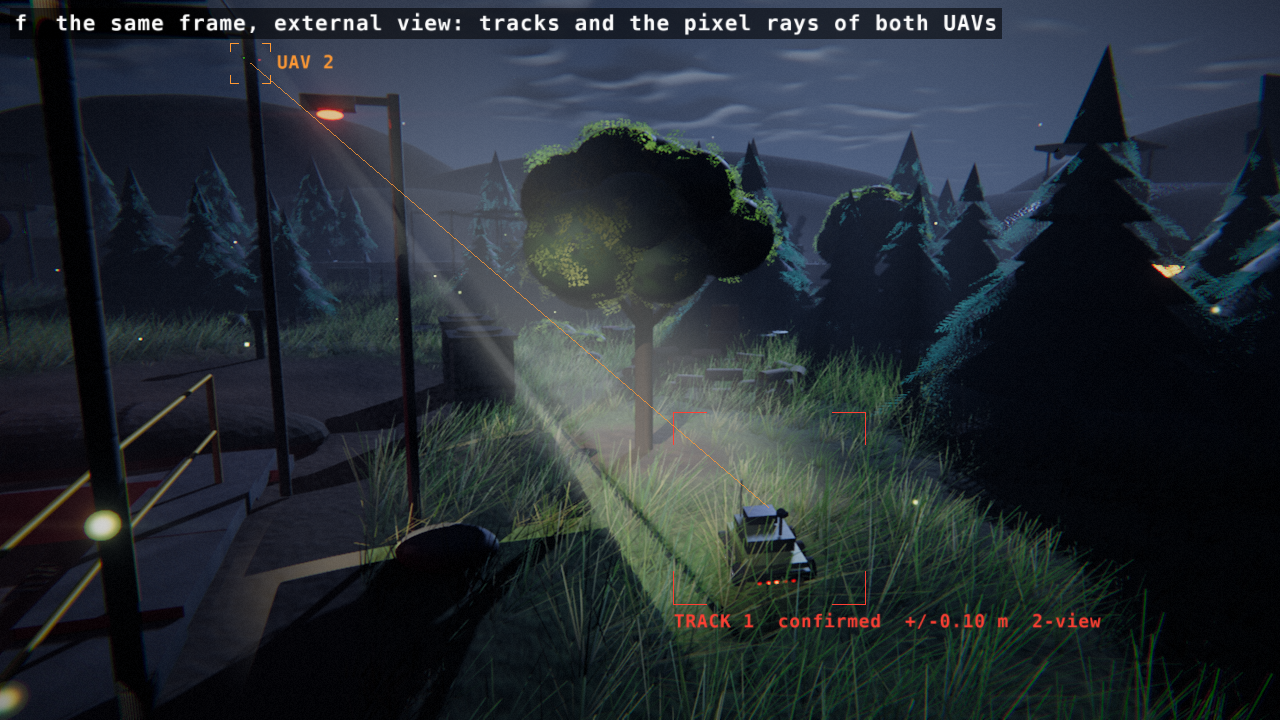
#> input picture report/figures_lab/cv_f_external.png, 1280 x 720 px, found by its file name
$ python gen_cv_story.py
#> lines starting #> are read from the running program, lines starting #| are printed output that depends on the picture; pictures that were not available may be replaced by others from this repository, and a replacement may not be noted
"""Figure for Section 25: the CV pipeline as a story on one UAV frame (replaces the 3x3 debug montage).

Inputs (captured by the program, lab group): report/figures/raw/lab/cv_u2_*.png (the 320x240 sensor stages drawn x3 with
a header line), cv_f_external.png (the same moment seen from outside) and cv_frame.json (threshold, blob features).
Top row: where the UAV looks, the raw heat image with the zoom window, the histogram with Otsu's threshold and the fixed
floor. Bottom row: the same window through each stage, nearest-neighbour enlarged, joined by arrows.
Run: ~/.local/bin/uv run -q --with matplotlib --with numpy --with pillow python tools/report/gen_cv_story.py"""
import json
import os

import matplotlib

matplotlib.use("Agg")
import matplotlib.pyplot as plt
import numpy as np
from matplotlib.patches import FancyArrowPatch, Rectangle
from PIL import Image

ROOT = os.path.abspath(os.path.join(os.path.dirname(__file__), "..", ".."))
LAB = os.path.join(ROOT, "report", "figures", "raw", "lab")
OUT = os.path.join(ROOT, "report", "figures", "plots", "p_cv_story.pdf")
import glob as _glob
import matplotlib.font_manager as _fm
for _f in _glob.glob(os.path.join(os.path.dirname(os.path.abspath(__file__)), "..", "report", "fonts", "*.otf")):
    _fm.fontManager.addfont(_f)   # the report's Times face (TeX Gyre Termes X), so plot text matches the body text
plt.rcParams.update({"font.family": "serif", "font.serif": ["TeX Gyre TermesX", "Times New Roman", "Times", "Nimbus Roman", "DejaVu Serif"],
                     "mathtext.fontset": "stix", "font.size": 8.5})

F = json.load(open(os.path.join(LAB, "cv_frame.json")))
#> (reads report/figures_lab/cv_frame.json from the repository)
U = F["uavs"][1]
B = U["blobs"][0]
S = 3                       # the stage images are the 320x240 frame drawn x3
HDR = 0                     # header text is drawn over the image (top rows), not above it


def stage(name):
    return np.asarray(Image.open(os.path.join(LAB, "cv_u2_%s.png" % name)).convert("RGB"))


x0, y0, x1, y1 = B["bbox"]
cx, cy = (x0 + x1) / 2, (y0 + y1) / 2
W, H = 60, 45                                     # zoom window in sensor pixels (4:3)
zx0, zy0 = int(cx - W / 2), int(cy - H / 2)
win = (zx0 * S, zy0 * S, (zx0 + W) * S, (zy0 + H) * S)

fig = plt.figure(figsize=(7.0, 6.2))
gs = fig.add_gridspec(3, 1, height_ratios=[1.0, 0.42, 0.62], hspace=0.42)
top = gs[0].subgridspec(1, 2, width_ratios=[1.33, 1.0], wspace=0.05)
bot = gs[2].subgridspec(1, 5, wspace=0.32)

# (a) the scene from outside
a = fig.add_subplot(top[0])
ext = np.asarray(Image.open(os.path.join(LAB, "cv_f_external.png")).convert("RGB"))
#> ext is the input picture: shape (720, 1280, 3); mean R, G, B 37.1, 44.5, 51
a.imshow(ext[28:, :])
a.set_title("(a) the scene at night", fontsize=8.5)
a.annotate("intruder rover", (800, 500), (560, 330), color="white", fontsize=7.5, arrowprops=dict(arrowstyle="->", color="white", lw=0.8))
a.axis("off")

# (b) raw sensor frame with the zoom window
b = fig.add_subplot(top[1])
raw = stage("a_raw_ironbow")
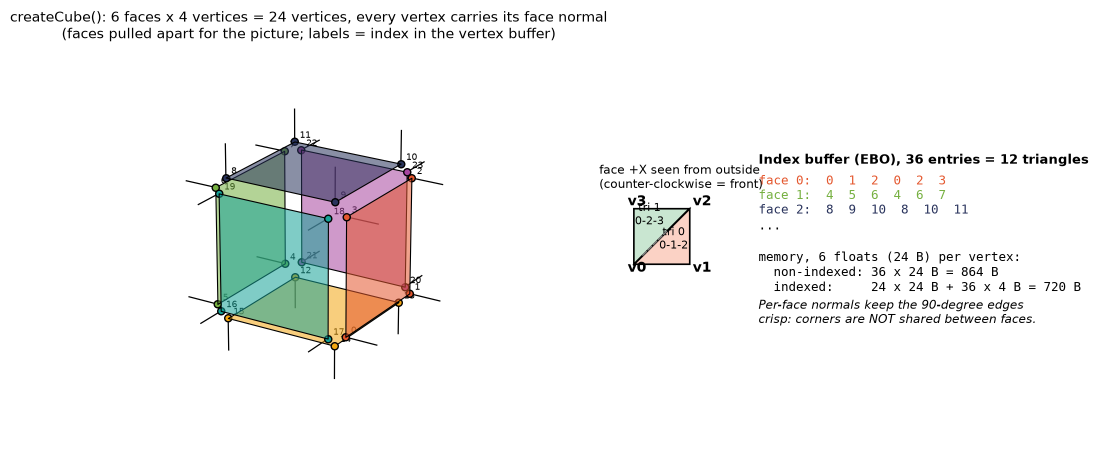
#> input picture report/diagrams/A1_cube_vertices.png, 2197 x 914 px, given in place of cv_u2_a_raw_ironbow.png, which was not available (shown at 1/2 size)
b.imshow(raw[30:, :], extent=(0, raw.shape[1], raw.shape[0], 30))
b.add_patch(Rectangle((win[0], win[1]), win[2] - win[0], win[3] - win[1], fill=False, ec="#39e639", lw=1.3))
b.annotate("rover engine", (x0 * S - 6, cy * S), (win[0] - 330, win[1] - 60), color="white", fontsize=7.5,
           arrowprops=dict(arrowstyle="->", color="white", lw=0.8))
b.set_xlim(0, raw.shape[1])
b.set_ylim(raw.shape[0], 30)
b.set_title("(b) UAV 2's heat image (320$\\times$240)", fontsize=8.5)
b.axis("off")

# (c) histogram of the grey frame: Otsu's threshold and the floor actually used
c = fig.add_subplot(gs[1])
grey = np.asarray(Image.open(os.path.join(LAB, "cv_u2_a_raw_grey.png")).convert("L"))[30::S, ::S]
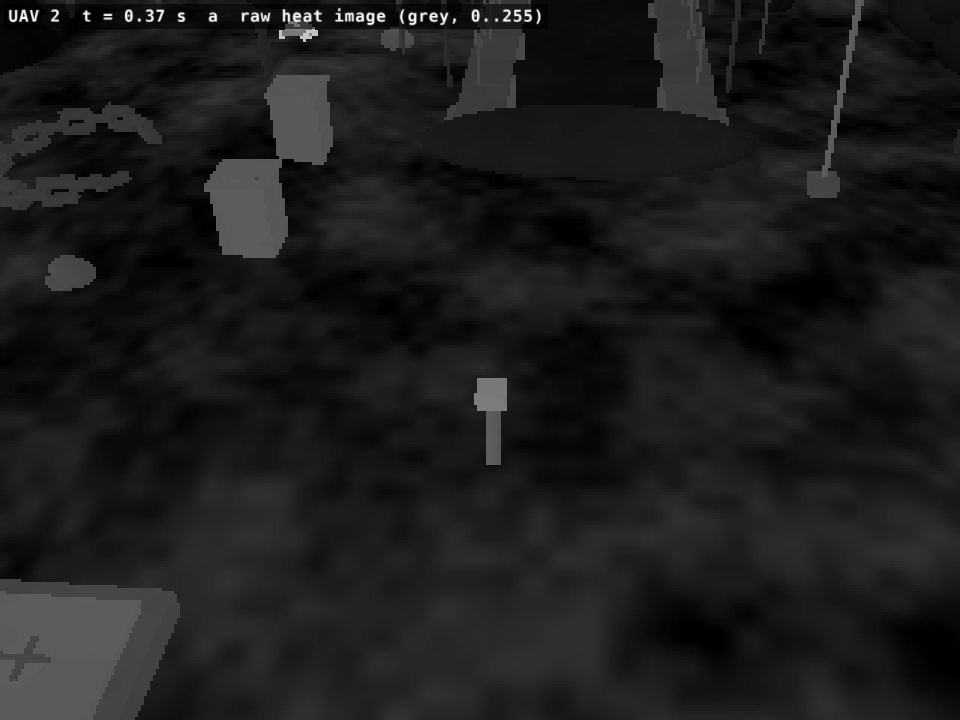
#> input picture report/figures_lab/cv_u2_a_raw_grey.png, 960 x 720 px, found by its file name
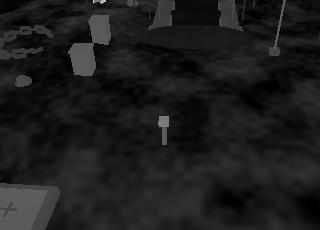
#> grey: shape (230, 320); min 0, max 200, mean 28.5
h = np.bincount(grey.ravel(), minlength=256)
#> h = 256 values, max 3552 at index 25, min 0 at index 2, mean 287.5
t_used, otsu = U["threshold_used"], U["otsu"]
c.bar(np.arange(256), np.maximum(h, 0.8), width=1.0, color=["#c0504d" if v >= t_used else "#7f9cc7" for v in range(256)], lw=0)
c.set_yscale("log")
c.axvline(otsu, color="#4f8a3a", lw=1.0, ls="--")
c.axvline(t_used, color="#c0504d", lw=1.2)
c.text(otsu + 3, h.max() * 0.25, "Otsu's threshold %d" % otsu, color="#4f8a3a", fontsize=7.5,
       bbox=dict(fc="white", ec="none", pad=0.5))
c.text(t_used - 3, 25, "threshold used %d = max(floor 204, Otsu + 1)" % t_used, color="#c0504d", fontsize=7.5, ha="right",
       bbox=dict(fc="white", ec="none", pad=0.5))
c.text(t_used + 3, 6.0, "%d hot pixels" % U["hot_pixels"], color="#c0504d", fontsize=7.5)
c.set_xlim(0, 255)
c.set_xlabel("heat (grey level)", fontsize=7.5)
c.set_ylabel("pixels (log)", fontsize=7.5)
c.tick_params(labelsize=6.5)
c.set_title("(c) histogram of (b): most pixels are cool ground; the target is the small hot tail", fontsize=8.5)
for sp in ("top", "right"):
    c.spines[sp].set_visible(False)

# bottom row: the window through every stage
steps = [("a_raw_ironbow", "(d) raw"), ("b_mask", "(e) threshold"),
         ("c_despeckle", "(f) despeckle"), ("d_components", "(g) components"), ("e_overlay", "(h) target")]
axes = []
for k, (nm, title) in enumerate(steps):
    ax = fig.add_subplot(bot[k])
    im = stage(nm)[win[1]:win[3], win[0]:win[2]]
#> im = empty array
#> (the run stopped early here; a loop or call above may not have finished)
